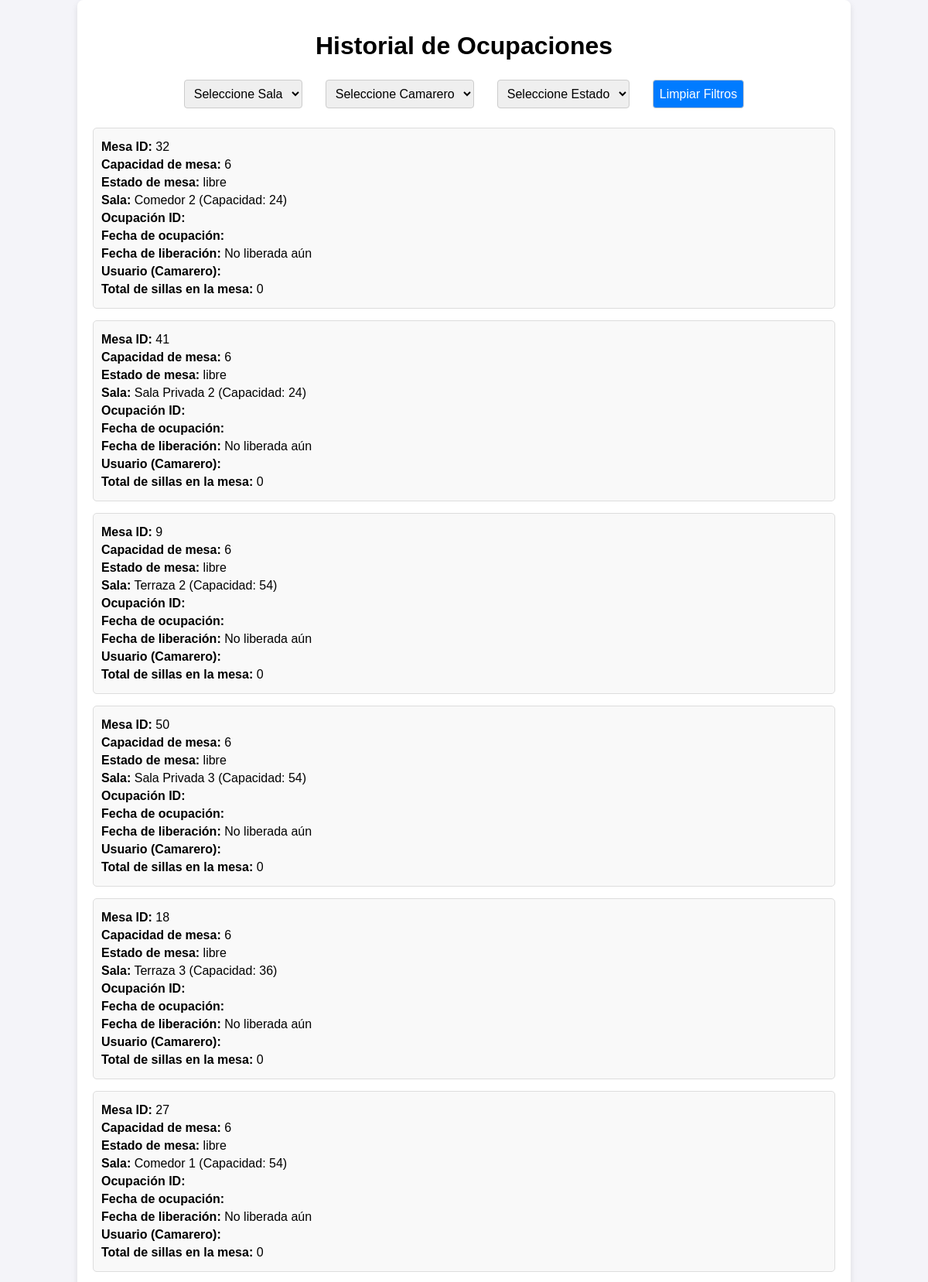
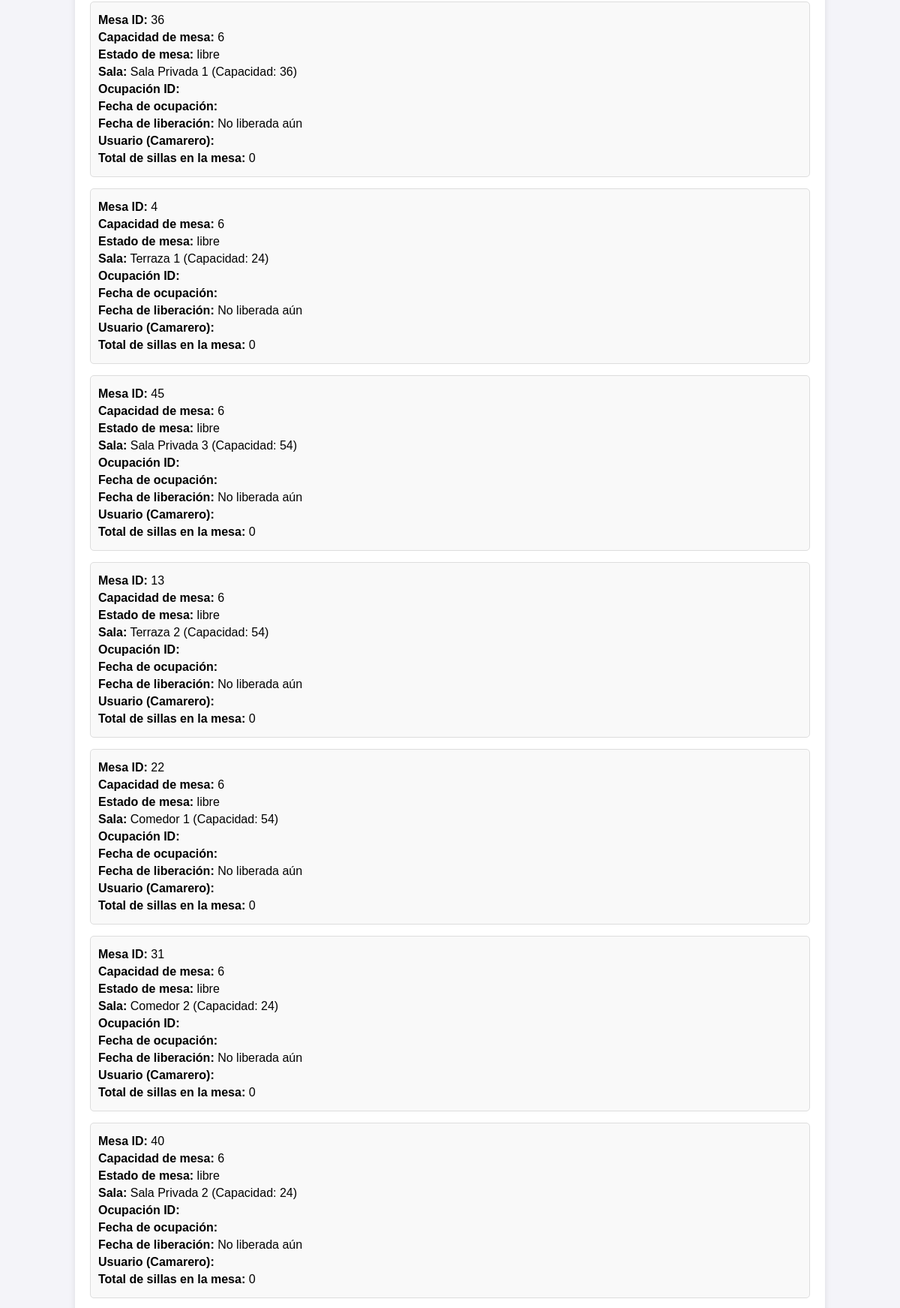
The page /Manager/historial.php (upper part) on the database its author committed (2 pictures, top to bottom).
### tables this page shows
CREATE TABLE `mesas` (
  `id_mesa` INT NOT NULL AUTO_INCREMENT,
  `capacidad` INT NOT NULL,
  `estado` ENUM('libre', 'ocupada') NULL DEFAULT 'libre',
  `id_sala` INT NULL,
  PRIMARY KEY (`id_mesa`),
  INDEX `id_sala_idx` (`id_sala` ASC) VISIBLE,
  CONSTRAINT `id_sala`
    FOREIGN KEY (`id_sala`)
    REFERENCES `salas` (`id_sala`)
    ON DELETE NO ACTION
    ON UPDATE NO ACTION);

CREATE TABLE `salas` (
  `id_sala` INT NOT NULL AUTO_INCREMENT,
  `nombre` VARCHAR(100) NOT NULL,
  `capacidad` INT NOT NULL,
  PRIMARY KEY (`id_sala`));

### Manager/historial.php (the view, shortened to what this page needs)
<?php
$servername = "localhost";
$username = "root";
$password = "Agustin51";
$dbname = "db_restaurante";
try {
    $conn = new PDO("mysql:host=$servername;dbname=$dbname", $username, $password);
    $conn->setAttribute(PDO::ATTR_ERRMODE, PDO::ERRMODE_EXCEPTION);
} catch(PDOException $e) {
    echo "Error de conexión: " . $e->getMessage();
    die();
}
$sql = "
SELECT
    mesas.id_mesa AS id_mesa,
    mesas.capacidad,
    mesas.estado,
    mesas.id_sala,
    salas.id_sala,
    salas.nombre AS sala_nombre,
    salas.capacidad AS sala_capacidad,
    ocupaciones.id_ocupacion,
    ocupaciones.id_mesa AS id_mesas_ocupadas,
    ocupaciones.fecha_ocupacion,
    ocupaciones.fecha_libera,
    usuarios.id_usuario,
    usuarios.nombre_completo,
    COUNT(sillas.id_silla) AS total_sillas
FROM mesas
LEFT JOIN ocupaciones ON mesas.id_mesa = ocupaciones.id_mesa
LEFT JOIN salas ON mesas.id_sala = salas.id_sala
LEFT JOIN usuarios ON usuarios.id_usuario = ocupaciones.id_usuario
LEFT JOIN sillas ON sillas.id_mesa = mesas.id_mesa
WHERE 1=1
";
$sql .= " GROUP BY mesas.id_mesa, ocupaciones.id_ocupacion, salas.id_sala, usuarios.id_usuario
          ORDER BY ocupaciones.fecha_ocupacion";
$stmt = $conn->prepare($sql);
$stmt->execute();
$resultado = $stmt->fetchAll(PDO::FETCH_ASSOC);
?>
<!DOCTYPE html>
<html lang="es">
<head>
    <link rel="stylesheet" href="https://cdnjs.cloudflare.com/ajax/libs/font-awesome/6.0.0-beta3/css/all.min.css">
</head>
<body>
<div class="container">
    <h1>Historial de Ocupaciones</h1>
    <form id="filterForm" class="filter-form" method="GET">
        <select name="sala" id="sala" onchange="this.form.submit()">
            <option value="">Seleccione Sala</option>
        </select>
        <select name="usuario" id="usuario" onchange="this.form.submit()">
            <option value="">Seleccione Camarero</option>
        </select>
        <select name="estado" id="estado" onchange="this.form.submit()">
            <option value="">Seleccione Estado</option>
        </select>
        <button type="button" onclick="clearFilters()">Limpiar Filtros</button>
    </form>
    <div id="results">
        <?php if ($resultado): ?>
            <?php foreach ($resultado as $row): ?>
                <div class="result-item">
                    <p><strong>Mesa ID:</strong> <?= $row['id_mesa'] ?></p>
                    <p><strong>Capacidad de mesa:</strong> <?= $row['capacidad'] ?></p>
                    <p><strong>Estado de mesa:</strong> <?= $row['estado'] ?></p>
                    <p><strong>Sala:</strong> <?= $row['sala_nombre'] ?> (Capacidad: <?= $row['sala_capacidad'] ?>)</p>
                    <p><strong>Ocupación ID:</strong> <?= $row['id_ocupacion'] ?></p>
                    <p><strong>Fecha de ocupación:</strong> <?= $row['fecha_ocupacion'] ?></p>
                    <p><strong>Fecha de liberación:</strong> <?= ($row['fecha_libera'] ? $row['fecha_libera'] : 'No liberada aún') ?></p>
                    <p><strong>Usuario (Camarero):</strong> <?= $row['nombre_completo'] ?></p>
                    <p><strong>Total de sillas en la mesa:</strong> <?= $row['total_sillas'] ?></p>
                </div>
            <?php endforeach; ?>
        <?php else: ?>
            <p>No se encontraron ocupaciones.</p>
        <?php endif; ?>
    </div>
</div>
</body>
</html>

### Manager/historial.php (style rules this page uses)
body { font-family: Arial, sans-serif; background-color: #f4f4f9; margin: 0; padding: 0; }
.container { width: 80%; margin: 0 auto; padding: 20px; background-color: #fff; border-radius: 8px; box-shadow: 0 4px 8px rgba(0, 0, 0, 0.1); }
h1 { text-align: center; margin-bottom: 20px; }
.filter-form { display: flex; flex-wrap: wrap; gap: 20px; justify-content: center; margin-bottom: 20px; }
.filter-form select, .filter-form button { padding: 8px; font-size: 16px; margin: 5px; border-radius: 4px; border: 1px solid #ccc; }
.filter-form button { background-color: #007BFF; color: white; cursor: pointer; }
.result-item { padding: 10px; margin-bottom: 15px; background-color: #f9f9f9; border: 1px solid #ddd; border-radius: 5px; }
.result-item p { margin: 5px 0; }

### rows shown on the page
mesas: id_mesa "32", capacidad "6", estado "libre", id_sala.nombre "Comedor 2", id_sala.capacidad "24", total_sillas "0"
mesas: id_mesa "41", capacidad "6", estado "libre", id_sala.nombre "Sala Privada 2", id_sala.capacidad "24", total_sillas "0"
mesas: id_mesa "9", capacidad "6", estado "libre", id_sala.nombre "Terraza 2", id_sala.capacidad "54", total_sillas "0"
mesas: id_mesa "50", capacidad "6", estado "libre", id_sala.nombre "Sala Privada 3", id_sala.capacidad "54", total_sillas "0"
mesas: id_mesa "18", capacidad "6", estado "libre", id_sala.nombre "Terraza 3", id_sala.capacidad "36", total_sillas "0"
mesas: id_mesa "27", capacidad "6", estado "libre", id_sala.nombre "Comedor 1", id_sala.capacidad "54", total_sillas "0"
mesas: id_mesa "36", capacidad "6", estado "libre", id_sala.nombre "Sala Privada 1", id_sala.capacidad "36", total_sillas "0"
mesas: id_mesa "4", capacidad "6", estado "libre", id_sala.nombre "Terraza 1", id_sala.capacidad "24", total_sillas "0"
mesas: id_mesa "45", capacidad "6", estado "libre", id_sala.nombre "Sala Privada 3", id_sala.capacidad "54", total_sillas "0"
mesas: id_mesa "13", capacidad "6", estado "libre", id_sala.nombre "Terraza 2", id_sala.capacidad "54", total_sillas "0"
mesas: id_mesa "22", capacidad "6", estado "libre", id_sala.nombre "Comedor 1", id_sala.capacidad "54", total_sillas "0"
mesas: id_mesa "31", capacidad "6", estado "libre", id_sala.nombre "Comedor 2", id_sala.capacidad "24", total_sillas "0"
mesas: id_mesa "40", capacidad "6", estado "libre", id_sala.nombre "Sala Privada 2", id_sala.capacidad "24", total_sillas "0"
